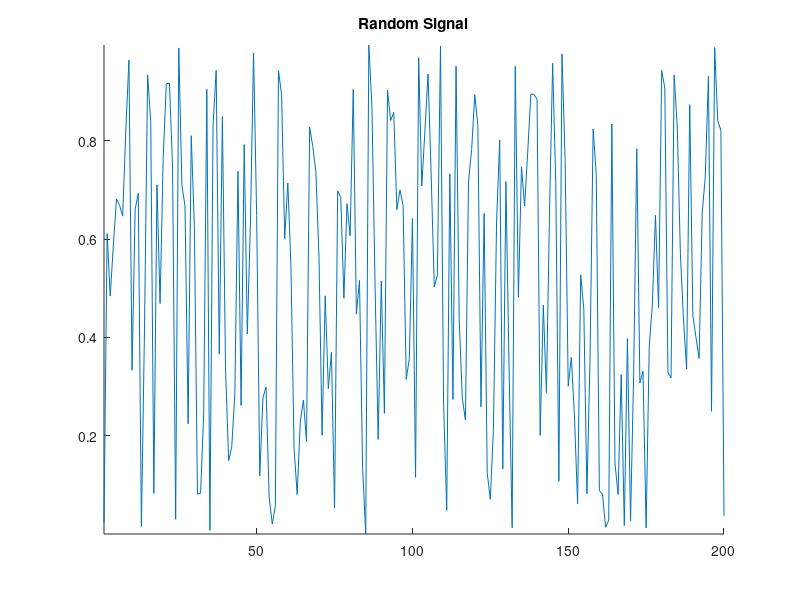

Here is the MATLAB script that generated this plot:
%RANDOM SIGNAL           
sig_length = 200;
hold on
sig = rand(1, sig_length);
plot(1 : sig_length, sig)
axis tight
title('Random Signal')
